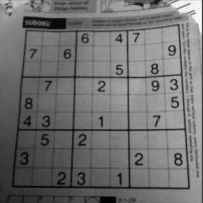
#> input picture dave.png, 203 x 203 px
$ python threshold.py
#> lines starting #> are read from the running program, lines starting #| are printed output that depends on the picture; after the words box and inside, x2 and y2 are one past the last pixel; in counts of white or black regions, pixels touching at a corner belong together
import cv2
import numpy as np
from matplotlib import pyplot as plt

"""
img = cv2.imread('xhh.jpg',0)
ret,thresh1 = cv2.threshold(img,127,255,cv2.THRESH_BINARY)
ret,thresh2 = cv2.threshold(img,127,255,cv2.THRESH_BINARY_INV)
ret,thresh3 = cv2.threshold(img,127,255,cv2.THRESH_TRUNC)
ret,thresh4 = cv2.threshold(img,127,255,cv2.THRESH_TOZERO)
ret,thresh5 = cv2.threshold(img,127,255,cv2.THRESH_TOZERO_INV)

titles = ['Original Image','BINARY','BINARY_INV','TRUNC','TOZERO','TOZERO_INV']
images = [img, thresh1, thresh2, thresh3, thresh4, thresh5]

for i in xrange(6):
    plt.subplot(2,3,i+1),plt.imshow(images[i],'gray')
    plt.title(titles[i])
    plt.xticks([]),plt.yticks([])

plt.show()
"""

img = cv2.imread("dave.png", 0)
#> img is the input picture: shape (203, 203); min 0, max 255, mean 111.9
#img = cv2.medianBlur(img, 5)
ret, th1 = cv2.threshold(img, 127, 255, cv2.THRESH_BINARY)
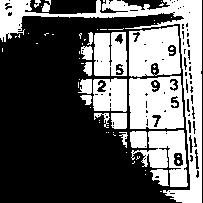
#> th1: shape (203, 203); 38% white; 63 white regions (45 under 20 px), largest, box (x1, y1, x2, y2) and area: (0, 0, 202, 203) 5551, (129, 76, 184, 129) 2458, (129, 26, 181, 77) 2160
th2 = cv2.adaptiveThreshold(img, 255, cv2.ADAPTIVE_THRESH_MEAN_C,\
        cv2.THRESH_BINARY, 11, 2)
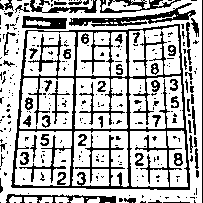
#> th2: shape (203, 203); 71.3% white; black in thin lines or dots
th3 = cv2.adaptiveThreshold(img, 255, cv2.ADAPTIVE_THRESH_GAUSSIAN_C,\
        cv2.THRESH_BINARY, 11, 2)
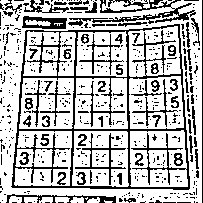
#> th3: shape (203, 203); 72.5% white; black in thin lines or dots

titles = ['origin', 'global', 'mean', 'gaussian']
images = [img, th1, th2, th3]

for i in xrange(4):
    plt.subplot(2,2,i+1),plt.imshow(images[i],'gray')
    plt.title(titles[i])
    plt.xticks([]),plt.yticks([])
plt.show()
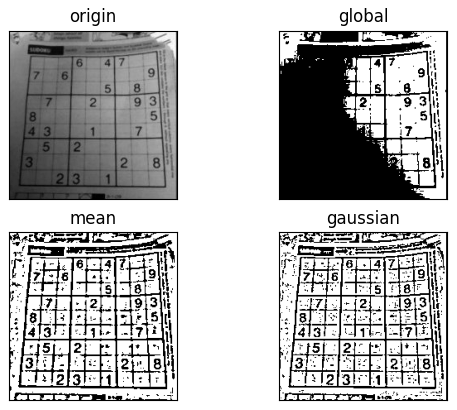
#> figure drawn by matplotlib, 4 panels
